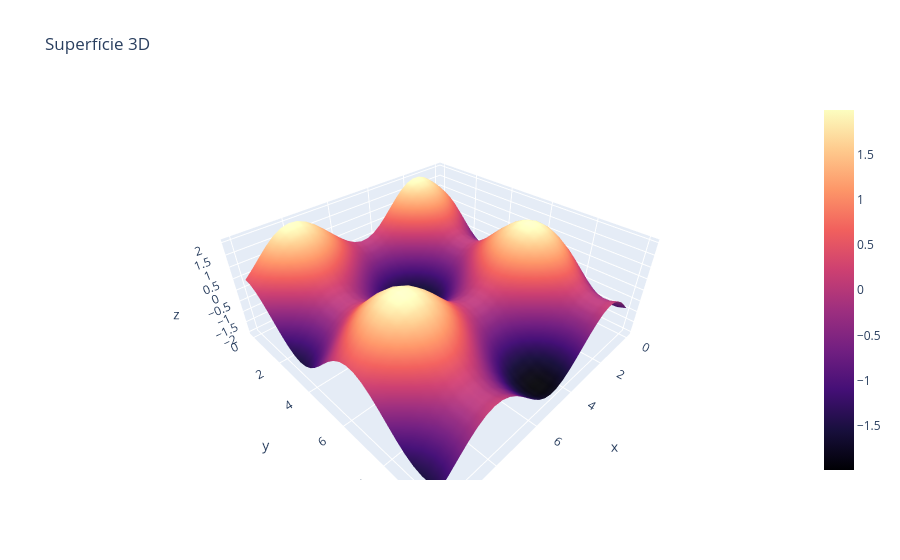

The code cell stored with this chart in its notebook:
### Code cell
# Exemplo: criar grid
x = np.linspace(0, 10, 30)
y = np.linspace(0, 10, 30)
x_grid, y_grid = np.meshgrid(x, y)

# Definir Z como alguma função de X e Y
z_grid = np.sin(x_grid) + np.cos(y_grid)

# Criar gráfico
fig = go.Figure(data=[go.Surface(z=z_grid, x=x_grid, y=y_grid, colorscale='magma')])
fig.update_layout(title='Superfície 3D')
fig.show()

### Figure 1 — Plotly figure (JSON) as saved in the notebook; plotly's stock layout.template omitted (floating-point values rounded to 4 significant figures; data arrays with more than 128 entries replaced by an {"elided": "..."} marker saying what was removed)
{"data": [{"colorscale": [[0, "#000004"], [0.1111, "#180f3d"], [0.2222, "#440f76"], [0.3333, "#721f81"], [0.4444, "#9e2f7f"], [0.5556, "#cd4071"], [0.6667, "#f1605d"], [0.7778, "#fd9668"], [0.8889, "#feca8d"], [1, "#fcfdbf"]], "type": "surface", "x": {"elided": "30x30 float values"}, "y": {"elided": "30x30 float values"}, "z": {"elided": "30x30 float values"}}], "layout": {"title": {"text": "Superfície 3D"}}}
